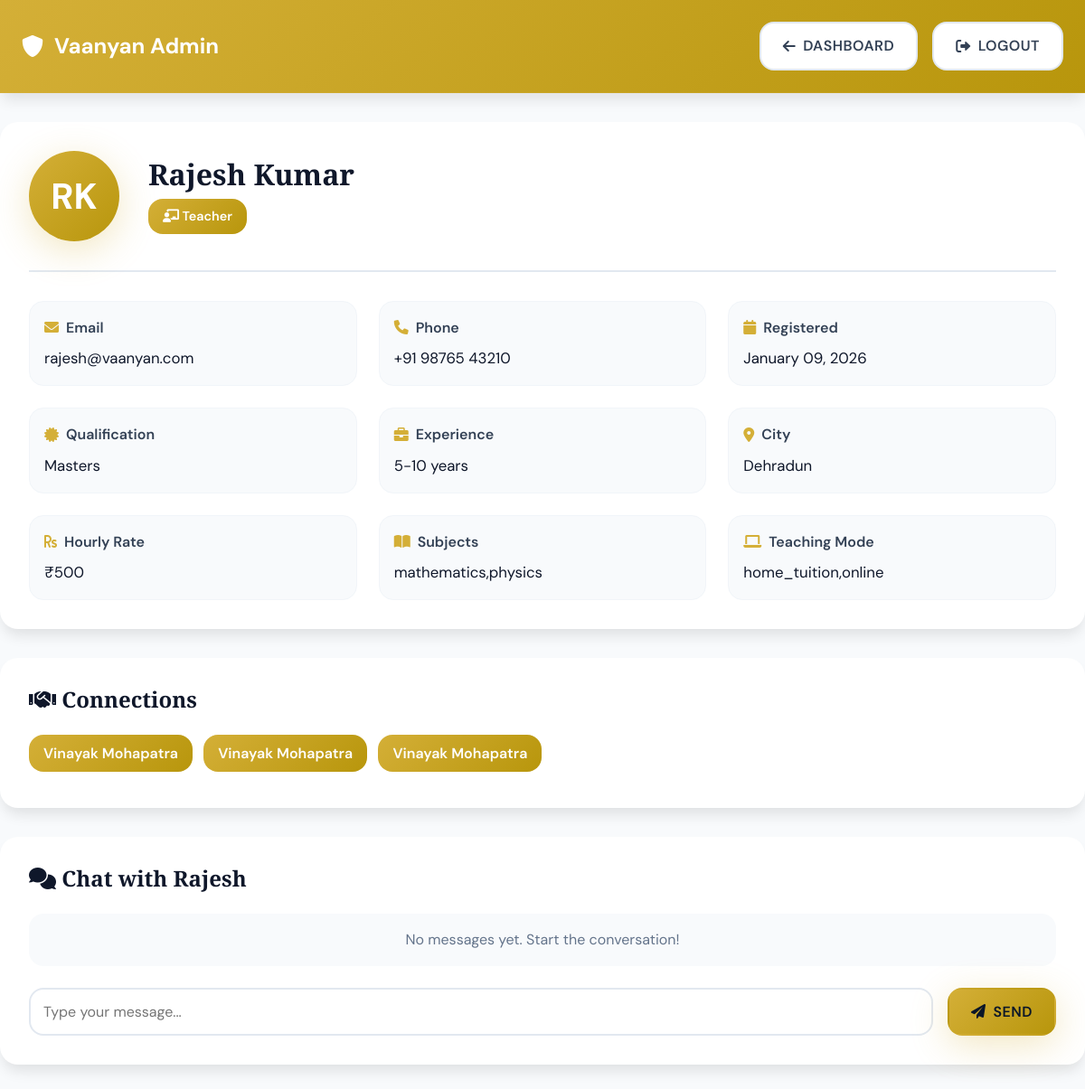
The page /admin/user/1 (signed in) on the database its author committed.
### app.py (models this page shows, shortened)
class User(db.Model):
    __tablename__ = 'users'
    id = db.Column(db.Integer, primary_key=True)
    role = db.Column(db.String(20), nullable=False)
    first_name = db.Column(db.String(100), nullable=False)
    last_name = db.Column(db.String(100), nullable=False)
    email = db.Column(db.String(120), unique=True, nullable=False)
    phone = db.Column(db.String(20), nullable=False)
    password_hash = db.Column(db.String(200), nullable=False)
    is_active = db.Column(db.Boolean, default=True)
    created_at = db.Column(db.DateTime, default=datetime.utcnow)
    student_profile = db.relationship('StudentProfile', backref='user', uselist=False, lazy=True)
    teacher_profile = db.relationship('TeacherProfile', backref='user', uselist=False, lazy=True)

class TeacherProfile(db.Model):
    __tablename__ = 'teacher_profiles'
    id = db.Column(db.Integer, primary_key=True)
    user_id = db.Column(db.Integer, db.ForeignKey('users.id'), nullable=False)
    qualification = db.Column(db.String(100), nullable=False)
    experience = db.Column(db.String(50), nullable=False)
    subjects = db.Column(db.Text, nullable=False)
    teaching_mode = db.Column(db.Text, nullable=False)
    hourly_rate = db.Column(db.Integer, nullable=False)
    bio = db.Column(db.Text)
    city = db.Column(db.String(100), nullable=False)
    address = db.Column(db.Text, nullable=False)
    rating = db.Column(db.Float, default=5.0)
    total_students = db.Column(db.Integer, default=0)
    total_classes = db.Column(db.Integer, default=0)
    total_earnings = db.Column(db.Integer, default=0)
    is_verified = db.Column(db.Boolean, default=False)

### app.py (the view)
@app.route('/admin/user/<int:user_id>')
@login_required
def admin_user_detail(user_id):
    admin = get_current_user()
    if admin.role != 'admin':
        flash('Access denied', 'error')
        return redirect(url_for('home'))
    user = User.query.get_or_404(user_id)
    if user.role == 'student':
        connections = TutorRequest.query.filter_by(
            student_id=user.id,
            status='accepted'
        ).all()
        connected_users = [req.teacher for req in connections]
    else:
        connections = TutorRequest.query.filter_by(
            teacher_id=user.id,
            status='accepted'
        ).all()
        connected_users = [req.student for req in connections]
    messages = Message.query.filter(
        ((Message.sender_id == admin.id) & (Message.recipient_id == user_id)) |
        ((Message.sender_id == user_id) & (Message.recipient_id == admin.id))
    ).order_by(Message.created_at.asc()).all()
    return render_template('admin_user_detail.html',
                         current_user=admin,
                         user=user,
                         connected_users=connected_users,
                         messages=messages)

### app.py (called while the page is built)
def login_required(f):
    @wraps(f)
    def decorated_function(*args, **kwargs):
        if 'user_id' not in session:
            flash('Please login to access this page', 'error')
            return redirect(url_for('login'))
        return f(*args, **kwargs)
    return decorated_function

def get_current_user():
    if 'user_id' in session:
        return User.query.get(session['user_id'])
    return None

@app.context_processor
def inject_user():
    return dict(current_user=get_current_user())

### templates/admin_user_detail.html (shortened to what this page needs)
<!DOCTYPE html>
<html lang="en">
<head>
    <link rel="stylesheet" href="{{ url_for('static', filename='style.css') }}">
    <link href="https://cdnjs.cloudflare.com/ajax/libs/font-awesome/6.0.0/css/all.min.css" rel="stylesheet">
</head>
<body>
    <header class="admin-header">
        <div class="container">
            <div style="display: flex; justify-content: space-between; align-items: center;">
                <div style="display: flex; align-items: center; gap: 0.75rem;">
                    <i class="fas fa-shield-alt" style="font-size: 1.5rem;"></i>
                    <span style="font-size: 1.5rem; font-weight: 700;">Vaanyan Admin</span>
                </div>
                <div style="display: flex; align-items: center; gap: 1rem;">
                    <a href="{{ url_for('admin_dashboard') }}" class="btn btn-secondary">
                        <i class="fas fa-arrow-left"></i> Dashboard
                    </a>
                    <a href="{{ url_for('logout') }}" class="btn btn-secondary">
                        <i class="fas fa-sign-out-alt"></i> Logout
                    </a>
                </div>
            </div>
        </div>
    </header>
    <div class="container page-content">
        <div class="user-profile">
            <div class="profile-header">
                <div class="profile-avatar">
                    {{ user.first_name[0] }}{{ user.last_name[0] }}
                </div>
                <div class="profile-info">
                    <h1>{{ user.first_name }} {{ user.last_name }}</h1>
                    <span class="role-badge">
                        {% if user.role == 'student' %}
                        <i class="fas fa-user-graduate"></i> Student
                        {% else %}
                        <i class="fas fa-chalkboard-teacher"></i> Teacher
                        {% endif %}
                    </span>
                </div>
            </div>
            <div class="info-grid">
                <div class="info-item">
                    <div class="info-label"><i class="fas fa-envelope"></i> Email</div>
                    <div class="info-value">{{ user.email }}</div>
                </div>
                <div class="info-item">
                    <div class="info-label"><i class="fas fa-phone"></i> Phone</div>
                    <div class="info-value">{{ user.phone }}</div>
                </div>
                <div class="info-item">
                    <div class="info-label"><i class="fas fa-calendar"></i> Registered</div>
                    <div class="info-value">{{ user.created_at.strftime('%B %d, %Y') }}</div>
                </div>
                {% if user.role == 'student' and user.student_profile %}
                <div class="info-item">
                    <div class="info-label"><i class="fas fa-graduation-cap"></i> Grade</div>
                    <div class="info-value">{{ user.student_profile.grade }}</div>
                </div>
                <div class="info-item">
                    <div class="info-label"><i class="fas fa-book"></i> Board</div>
                    <div class="info-value">{{ user.student_profile.board|upper }}</div>
                </div>
                <div class="info-item">
                    <div class="info-label"><i class="fas fa-map-marker-alt"></i> City</div>
                    <div class="info-value">{{ user.student_profile.city }}</div>
                </div>
                <div class="info-item">
                    <div class="info-label"><i class="fas fa-book-open"></i> Subjects</div>
                    <div class="info-value">{{ user.student_profile.subjects }}</div>
                </div>
                {% elif user.role == 'teacher' and user.teacher_profile %}
                <div class="info-item">
                    <div class="info-label"><i class="fas fa-certificate"></i> Qualification</div>
                    <div class="info-value">{{ user.teacher_profile.qualification }}</div>
                </div>
                <div class="info-item">
                    <div class="info-label"><i class="fas fa-briefcase"></i> Experience</div>
                    <div class="info-value">{{ user.teacher_profile.experience }} years</div>
                </div>
                <div class="info-item">
                    <div class="info-label"><i class="fas fa-map-marker-alt"></i> City</div>
                    <div class="info-value">{{ user.teacher_profile.city }}</div>
                </div>
                <div class="info-item">
                    <div class="info-label"><i class="fas fa-rupee-sign"></i> Hourly Rate</div>
                    <div class="info-value">₹{{ user.teacher_profile.hourly_rate }}</div>
                </div>
                <div class="info-item">
                    <div class="info-label"><i class="fas fa-book-open"></i> Subjects</div>
                    <div class="info-value">{{ user.teacher_profile.subjects }}</div>
                </div>
                <div class="info-item">
                    <div class="info-label"><i class="fas fa-laptop"></i> Teaching Mode</div>
                    <div class="info-value">{{ user.teacher_profile.teaching_mode }}</div>
                </div>
                {% endif %}
            </div>
        </div>
        <div class="connections-section">
            <h2 style="font-size: 1.5rem; margin-bottom: 1.5rem;">
                <i class="fas fa-handshake"></i> Connections
            </h2>
            {% if connected_users %}
                {% for connected in connected_users %}
                <span class="connection-badge">
                    {{ connected.first_name }} {{ connected.last_name }}
                </span>
                {% endfor %}
            {% else %}
                <p style="color: var(--gray-500);">No connections yet</p>
            {% endif %}
        </div>
        <div class="chat-section">
            <h2 style="font-size: 1.5rem; margin-bottom: 1.5rem;">
                <i class="fas fa-comments"></i> Chat with {{ user.first_name }}
            </h2>
            <div class="chat-messages">
                {% if messages %}
                    {% for msg in messages %}
                    <div class="message {% if msg.sender_id == current_user.id %}admin{% endif %}">
                        <div class="message-avatar">
                            {{ msg.sender.first_name[0] }}
                        </div>
                        <div class="message-bubble">
                            <div class="message-text">{{ msg.message }}</div>
                            <div class="message-time">{{ msg.created_at.strftime('%I:%M %p') }}</div>
                        </div>
                    </div>
                    {% endfor %}
                {% else %}
                    <p style="color: var(--gray-500); text-align: center;">No messages yet. Start the conversation!</p>
                {% endif %}
            </div>
            <form method="POST" action="{{ url_for('admin_send_message', user_id=user.id) }}" class="chat-input-form">
                <input type="text" name="message" class="chat-input" placeholder="Type your message..." required>
                <button type="submit" class="btn btn-primary">
                    <i class="fas fa-paper-plane"></i> Send
                </button>
            </form>
        </div>
    </div>
</body>
</html>

### templates/admin_user_detail.html (style rules this page uses)
body { background: var(--gray-50); }
.admin-header { background: var(--gradient-primary); color: var(--white); padding: 1.5rem 0; box-shadow: var(--shadow-lg); }
.page-content { padding: 2rem 0; }
.user-profile { background: var(--white); padding: 2rem; border-radius: var(--radius-xl); box-shadow: var(--shadow-lg); margin-bottom: 2rem; }
.profile-header { display: flex; align-items: center; gap: 2rem; margin-bottom: 2rem; padding-bottom: 2rem; border-bottom: 2px solid var(--gray-200); }
.profile-avatar { width: 100px; height: 100px; background: var(--gradient-primary); border-radius: 50%; display: flex; align-items: center; justify-content: center; color: var(--white); font-size: 2.5rem; font-weight: 700; }
.profile-info h1 { font-size: 2rem; margin-bottom: 0.5rem; }
.role-badge { display: inline-block; padding: 0.5rem 1rem; background: var(--gradient-primary); color: var(--white); border-radius: var(--radius-lg); font-size: 0.9rem; font-weight: 600; }
.info-grid { display: grid; grid-template-columns: repeat(auto-fit, minmax(300px, 1fr)); gap: 1.5rem; }
.info-item { padding: 1rem; background: var(--gray-50); border-radius: var(--radius-lg); }
.info-label { font-weight: 600; color: var(--gray-700); margin-bottom: 0.5rem; }
.info-value { color: var(--gray-900); }
.connections-section { background: var(--white); padding: 2rem; border-radius: var(--radius-xl); box-shadow: var(--shadow-lg); margin-bottom: 2rem; }
.chat-section { background: var(--white); padding: 2rem; border-radius: var(--radius-xl); box-shadow: var(--shadow-lg); }
.chat-messages { max-height: 400px; overflow-y: auto; margin-bottom: 1.5rem; padding: 1rem; background: var(--gray-50); border-radius: var(--radius-lg); }
.chat-input-form { display: flex; gap: 1rem; }
.chat-input { flex: 1; padding: 0.875rem; border: 2px solid var(--gray-200); border-radius: var(--radius-lg); font-size: 1rem; }
.connection-badge { display: inline-block; padding: 0.5rem 1rem; background: var(--gradient-primary); color: var(--white); border-radius: var(--radius-lg); margin-right: 0.5rem; margin-bottom: 0.5rem; }

### rows shown on the page
User: first_name "R", last_name "K", first_name "Rajesh", last_name "Kumar", email "rajesh@vaanyan.com", phone "+91 98765 43210", created_at "January 09, 2026"
TeacherProfile: teacher_profile.qualification "Masters", teacher_profile.experience "5-10", teacher_profile.city "Dehradun", teacher_profile.hourly_rate "500", teacher_profile.subjects "mathematics,physics", teacher_profile.teaching_mode "home_tuition,online"
User: first_name "Vinayak", last_name "Mohapatra"
